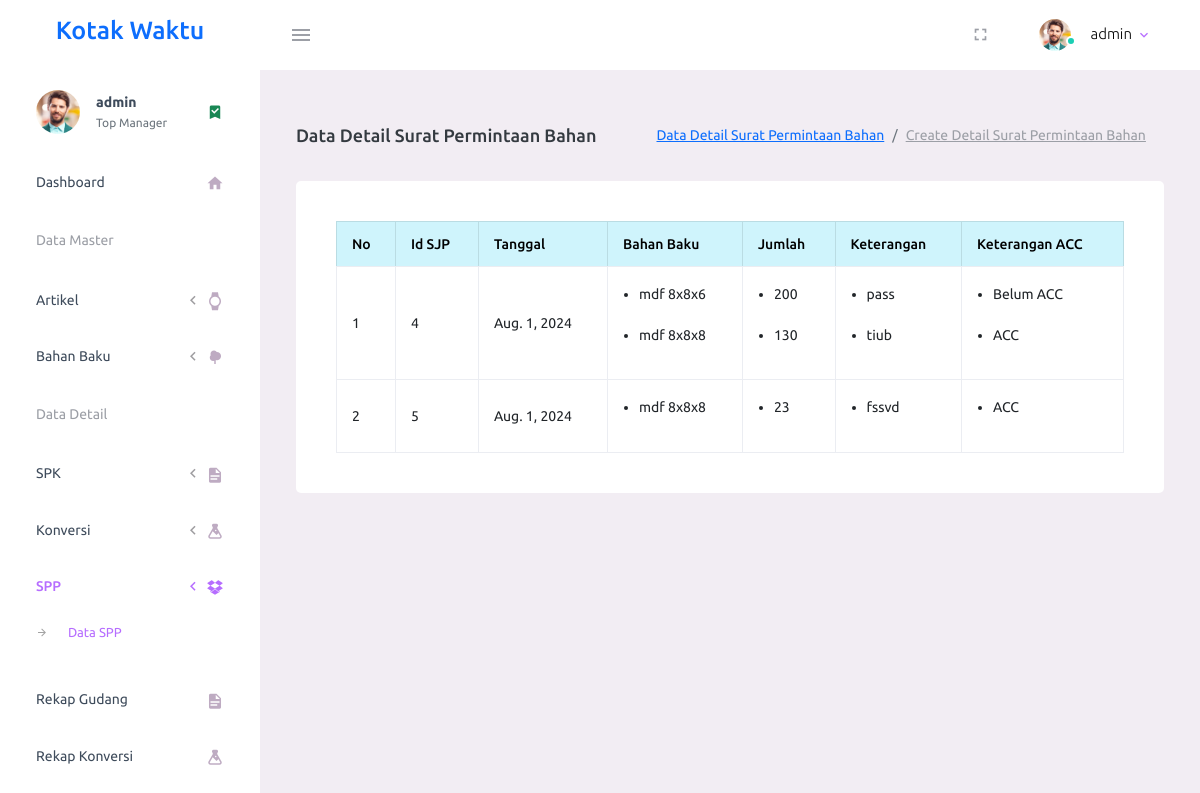
Screenshot of /read_detailsjp (signed in) with the database file from the repository.
### waktu/models.py (models this page shows, shortened)
class suratjalanpembelian(models.Model) :
    id_sjp = models.AutoField(primary_key=True)
    tanggal = models.DateField()

class detailsuratjalanpembelian(models.Model) :
    id_detailsjp = models.AutoField(primary_key=True)
    id_sjp = models.ForeignKey(suratjalanpembelian,on_delete=models.CASCADE)
    id_bahanbaku = models.ForeignKey(bahanbaku,on_delete=models.CASCADE)
    jumlah = models.PositiveIntegerField()
    keterangan = models.TextField(blank=True, null=True)
    keteranganacc = models.BooleanField(default=False,null=True)

class bahanbaku(models.Model) :
    id_bahanbaku= models.AutoField(primary_key=True)
    nama_bahanbaku = models.CharField(max_length=100)
    satuan =models.CharField(max_length=100)
    safety_stock = models.PositiveIntegerField()
    def __str__(self) :
        return str(self.nama_bahanbaku)

### waktu/decorators.py (the view)
        def wrap(request, *args, **kwargs) :
            group = None
            if request.user.groups.exists() :
                group = request.user.groups.all()[0].name
            if group in allowed_roles :
                return func(request, *args, **kwargs)
            else :
                return render(request, 'base/404.html')

### waktu/context_processors.py (called while the page is built)
def is_owner(request) :
    return {'is_owner': request.user.groups.filter(name='owner').exists()}

def is_admin(request) :
    return {'is_admin': request.user.groups.filter(name='admin').exists()}

def is_produksi(request) :
    return {'is_produksi': request.user.groups.filter(name='produksi').exists()}

def is_gudang(request) :
    return {'is_gudang': request.user.groups.filter(name='gudang').exists()}

### waktu/views.py (called while the page is built)
@login_required(login_url="login")
@role_required(["owner",'admin','gudang'])
def read_detailsjp(request) :
    allsjp = models.suratjalanpembelian.objects.all().order_by('tanggal')
    detailsjp = []
    for i in allsjp :
        list_detailobj = []
        detailsuratjalanpembelianobj = models.detailsuratjalanpembelian.objects.filter(id_sjp=i.id_sjp)
        if not detailsuratjalanpembelianobj.exists() :
            continue
        list_detailobj.append(i)
        list_detailobj.append(detailsuratjalanpembelianobj)
        detailsjp.append(list_detailobj)
    return render(request,"sjp/read_detailsjp.html",{
        'detailsjp' : detailsjp
    })

### waktu/templates/sjp/read_detailsjp.html (shortened to what this page needs)
{% extends 'base/base.html' %}
{% block content %}
<div class="page-header">
    <h1 class="page-title">Data Detail Surat Permintaan Bahan</h1>
    <nav aria-label="breadcrumb">
        <ol class="breadcrumb">
            <li class="breadcrumb-item "><a href="{% url 'read_detailsjp' %}">Data Detail Surat Permintaan Bahan</a></li>
          <li class="breadcrumb-item active " aria-current="page" ><a class="text-muted" href="{% url 'create_detailsjp' %}">Create Detail Surat Permintaan Bahan</a></li>
        </ol>
      </nav>
</div>
<div class="row">
    <div class="col-lg-12 grid-margin stretch-card">
        <div class="card">
            <div class="card-body">
                <div class="table-responsive">
                    <table class="table table-bordered" id="dataartikel">
                        <thead class="table-info">
                            <tr>
                                <th>No</th>
                                <th>Id SJP</th>
                                <th>Tanggal</th>
                                <th>Bahan Baku</th>
                                <th>Jumlah</th>
                                <th>Keterangan</th>
                                <th>Keterangan ACC</th>
                            </tr>
                        </thead>
                        <tbody>
                            {% for item in detailsjp %}
                            <tr>
                                <td>{{forloop.counter}}</td>
                                <td>{{item.0.id_sjp}}</td>
                                <td>{{item.0.tanggal}}</td>
                                <td>
                                    {% for i in item.1 %}
                                    <ul>
                                        <li>{{i.id_bahanbaku}}</li>
                                    </ul>
                                    {% endfor %}
                                </td>
                                <td>
                                    {% for i in item.1 %}
                                    <ul>
                                        <li>{{i.jumlah}}</li>
                                    </ul>
                                    {% endfor %}
                                </td>
                                <td>
                                    {% for i in item.1 %}
                                    <ul>
                                        <li>{{i.keterangan}}</li>
                                    </ul>
                                    {% endfor %}
                                </td>
                                <td>
                                    {% for i in item.1 %}
                                    <ul>
                                        {% if i.keteranganacc == True %}
                                        <li>ACC</li>
                                        {% else %}
                                        <li>Belum ACC</li>
                                        {% endif %}
                                    </ul>
                                    {% endfor %}
                                </td>
                            </tr>
                            {% endfor %}
                        </tbody>
                    </table>
                </div>
            </div>
        </div>
    </div>
</div>
{% endblock  %}

### waktu/templates/base/base.html (shortened to what this page needs)
{% load static %}
<!DOCTYPE html>
<html lang="en">
  <head>
    <link rel="stylesheet" href="{% static 'assets/vendors/mdi/css/materialdesignicons.min.css' %}">
    <link rel="stylesheet" href="{% static 'assets/vendors/css/vendor.bundle.base.css' %}">
    <link rel="stylesheet" href="{% static 'assets/css/style.css' %}">
    <link rel="stylesheet" href="{% static 'assets/vendors/datatables.net-bs4/dataTables.bootstrap4.css' %}">
  </head>
  <body>
    <div class="container-scroller ">
      {% include 'base/navbar.html' %}
      <div class="container-fluid page-body-wrapper">
        {% include 'base/sidebar.html' %}
        <div class="main-panel ">
          <div class="content-wrapper">
            {% block content %}{% endblock content %}
          </div>
        </div>
      </div>
    </div>
  </body>
</html>

### waktu/templates/base/navbar.html (shortened to what this page needs)
{% load static %}
<nav class="navbar default-layout-navbar col-lg-12 col-12 p-0 fixed-top d-flex flex-row">
  <div class="text-center navbar-brand-wrapper d-flex align-items-center justify-content-center">
    <a class="navbar-brand brand-logo text-primary" href="index.html"><h3>Kotak Waktu</h3></a>
  </div>
  <div class="navbar-menu-wrapper d-flex align-items-stretch">
    <button class="navbar-toggler navbar-toggler align-self-center" type="button" data-toggle="minimize">
      <span class="mdi mdi-menu"></span>
    </button>
    <ul class="navbar-nav navbar-nav-right">
        <li class="nav-item d-none d-lg-block full-screen-link">
          <a class="nav-link">
            <i class="mdi mdi-fullscreen" id="fullscreen-button"></i>
          </a>
        </li>
      <li class="nav-item nav-profile dropdown">
        <a class="nav-link dropdown-toggle" id="profileDropdown" href="#" data-bs-toggle="dropdown" aria-expanded="false">
          <div class="nav-profile-img">
            <img src="{% static 'assets/images/faces/face1.jpg' %}" alt="">
            <span class="availability-status online"></span>
          </div>
          <div class="nav-profile-text">
            <p class="mb-1 text-black">{{user.username}}</p>
          </div>
        </a>
      </li>
  </div>
</nav>

### waktu/templates/base/sidebar.html (shortened to what this page needs)
{% load static %}
<nav class="sidebar sidebar-offcanvas" id="sidebar">
    <ul class="nav">
      <li class="nav-item nav-profile">
        <a href="#" class="nav-link">
          <div class="nav-profile-image">
            <img src="{% static 'assets/images/faces/face1.jpg' %}" alt="profile">
          </div>
          <div class="nav-profile-text d-flex flex-column">
            <span class="font-weight-bold mb-2">{{user.username}}</span>
            {% if is_owner or is_admin %}
            <span class="text-secondary text-small">Top Manager</span>
            {% elif is_gudang %}
            <span class="text-secondary text-small">Warehouse Staff</span>
            {% else %}
            <span class="text-secondary text-small">Production Staff</span>
            {% endif %}
          </div>
          <i class="mdi mdi-bookmark-check text-success nav-profile-badge"></i>
        </a>
      </li>
      <li class="nav-item">
        {% if is_owner %}
        <a class="nav-link" href="{% url 'base4' %}">
          <span class="menu-title">Dashboard</span>
          <i class="mdi mdi-home menu-icon"></i>
        </a>
        {% elif is_admin %}
        <a class="nav-link" href="{% url 'base3' %}">
          <span class="menu-title">Dashboard</span>
          <i class="mdi mdi-home menu-icon"></i>
        </a>
        {% elif is_gudang %}
        <a class="nav-link" href="{% url 'base' %}">
          <span class="menu-title">Dashboard</span>
          <i class="mdi mdi-home menu-icon"></i>
        </a>
        {% else %}
        <a class="nav-link" href="{% url 'base2' %}">
          <span class="menu-title">Dashboard</span>
          <i class="mdi mdi-home menu-icon"></i>
        </a>
        {% endif %}
      </li>
      {% if is_owner or is_admin %}
      <li class="nav-item nav-category">
        <span class="nav-link text-muted">Data Master</span>
      </li>
      <li class="nav-item">
        <a class="nav-link" data-bs-toggle="collapse" href="#ui-basic" aria-expanded="false" aria-controls="ui-basic">
          <span class="menu-title">Artikel</span>
          <i class="menu-arrow"></i>
          <i class="mdi mdi-watch menu-icon"></i>
        </a>
      </li>
      {% endif %}
      {% if is_owner or is_admin %}
      <li class="nav-item">
        <a class="nav-link" data-bs-toggle="collapse" href="#ui-basic2" aria-expanded="false" aria-controls="ui-basic2">
          <span class="menu-title">Bahan Baku</span>
          <i class="menu-arrow"></i>
          <i class="mdi mdi-tree menu-icon"></i>
        </a>
      </li>
      {% endif %}
      {% if is_owner or is_admin or is_produksi %}
      <li class="nav-item nav-category">
        <span class="nav-link text-muted">Data Detail</span>
      </li>
      <li class="nav-item">
        <a class="nav-link" data-bs-toggle="collapse" href="#ui-basic3" aria-expanded="false" aria-controls="ui-basic3">
          <span class="menu-title">SPK</span>
          <i class="menu-arrow"></i>
          <i class="mdi mdi-file-document menu-icon"></i>
        </a>
      </li>
      {% endif %}
      {% if is_owner or is_admin or is_gudang or is_produksi %}
      <li class="nav-item">
        <a class="nav-link" data-bs-toggle="collapse" href="#ui-basic4" aria-expanded="false" aria-controls="ui-basic4">
          <span class="menu-title">Konversi</span>
          <i class="menu-arrow"></i>
          <i class="mdi mdi-flask
          menu-icon"></i>
        </a>
      </li>
      {% endif %}
      {% if is_owner or is_gudang or is_admin %}
      <li class="nav-item">
        <a class="nav-link" data-bs-toggle="collapse" href="#ui-basic6" aria-expanded="false" aria-controls="ui-basic6">
          <span class="menu-title">SPP</span>
          <i class="menu-arrow"></i>
          <i class="mdi mdi-dropbox
          menu-icon"></i>
        </a>
        <div class="collapse" id="ui-basic6">
          <ul class="nav flex-column sub-menu">
            <li class="nav-item">
              <a class="nav-link" href="{% url 'read_detailsjp' %}">
                Data SPP
              </a>
            </li>
          </ul>
        </div>
      </li>
      {% endif %}
      {% if is_owner or is_gudang or is_admin or is_produksi %}
      {% if is_owner or is_gudang or is_admin  %}
      <li class="nav-item">
        <a class="nav-link" href="{% url 'rekap_gudang' %}">
          <span class="menu-title">Rekap Gudang</span>
          <i class="mdi mdi-file-document menu-icon"></i>
        </a>
      </li>
      {% endif %}
      <li class="nav-item">
        <a class="nav-link" href="{% url 'rekap_konv' %}">
          <span class="menu-title">Rekap Konversi</span>
          <i class="mdi mdi-flask menu-icon"></i>
        </a>
      </li>
      {% endif %}
    </ul>
  </nav>

### rows the page displays
suratjalanpembelian: id_sjp "4", tanggal "Aug. 1, 2024"
detailsuratjalanpembelian: id_bahanbaku "mdf 8x8x6", jumlah "200", keterangan "pass", keteranganacc "Belum ACC"
detailsuratjalanpembelian: id_bahanbaku "mdf 8x8x8", jumlah "130", keterangan "tiub", keteranganacc "ACC"
suratjalanpembelian: id_sjp "5", tanggal "Aug. 1, 2024"
detailsuratjalanpembelian: id_bahanbaku "mdf 8x8x8", jumlah "23", keterangan "fssvd", keteranganacc "ACC"

### other values shown
{{ user.username }} "admin"
